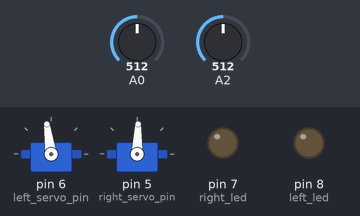
A sketch run on a simulated Arduino Uno, built with avr-gcc and run on an emulated ATmega328P. Parts: 2 × servo, output pins drawn as LEDs (lit = HIGH). The test bench sets the inputs (shaded band); at power-on: A0 = 512, A2 = 512.

Above: at 1.2 s.
1.3 s: A0 set to 441
2.8 s: A0 set to 424
At 3.9 s:
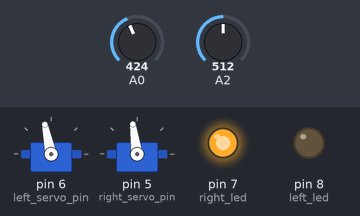
4.3 s: A0 set to 440
At 4.9 s:
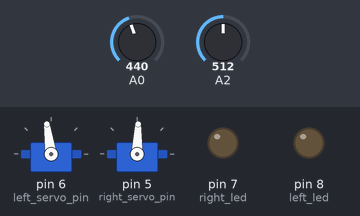
5.8 s: A2 set to 441
7.3 s: A2 set to 416
At 8.4 s:
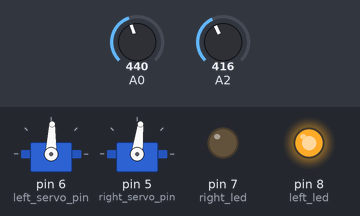
8.8 s: A2 set to 440
At 9.5 s:
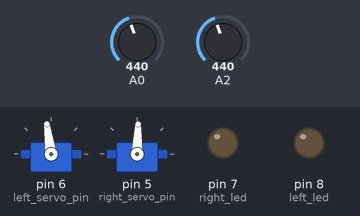
Timing chart, 0 to 11.3 s (numbered marks = the images above; inputs shaded):
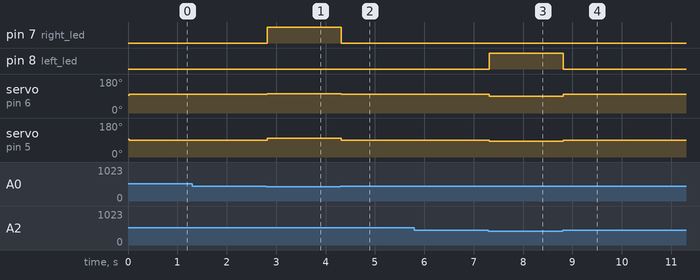

The sketch:

linefollow.ino
```cpp
#include <Servo.h>

/* Defines ------------------------------------------------------------------ */
#define right_servo_pin 5
#define left_servo_pin  6
#define right_led       7
#define left_led        8
#define left_qti        A0
#define middle_qti      A1
#define right_qti       A2
#define min_pulse       1300
#define max_pulse       1700
#define standstill      1500
#define qti_threshold   430 // kõrgem -> must(1), madalam -> valge(0)

/* Global variables ------------------------------------------ */
Servo g_left_wheel;
Servo g_right_wheel;

/* Private functions ------------------------------------------------- */
byte readQti (byte qti) {                               // Function to read current position on map
  digitalWrite(qti, HIGH);                              // Send an infrared signal
  delayMicroseconds(1000);                               // Wait for 1ms, very important!
  digitalWrite(qti, LOW);                               // Set the pin low again
  return ( analogRead(qti) > qti_threshold ? 1 : 0);    // Return the converted result: if analog value more then 100 return 1, else 0
}

void setWheels(int delay_left = 1500, int delay_right = 1500) {
  g_left_wheel.writeMicroseconds(delay_left);
  g_right_wheel.writeMicroseconds(delay_right);
  delay(20);
}

void setLed(byte value_left = LOW, byte value_right = LOW) {
  digitalWrite(right_led, value_right);
  digitalWrite(left_led, value_left);
}

/* Arduino functions ---------------------------------------------------------------- */
void setup() {
  /* Start serial monitor */
  Serial.begin(9600);

  /* Set LED pins to output mode */
  pinMode(right_led, OUTPUT);
  pinMode(left_led, OUTPUT);

  /* Attach servos to digital pins defined earlier */
  g_left_wheel.attach(left_servo_pin);
  g_right_wheel.attach(right_servo_pin);

  /* Initiate wheels to standstill */
  setWheels();
}

void loop() {
  /* Start reading QTI values and adjust wheels accordingly */
  // vasak joonel, parem joonel -> sõida edasi
  if (readQti(left_qti) && readQti(right_qti)){edasi();}
  // vasak joonel, parem paberil -> keera vasakule
  else if (readQti(left_qti) && !readQti(right_qti)){vasakule();}
  // vasak paberil, parem joonel -> keera paremale
  else if (!readQti(left_qti) && readQti(right_qti)){paremale();}
  // vasak paberil, parem paberil -> sõida edasi
  else{edasi();}
}

void edasi(){
  // sõidab edasi
  setLed(LOW, LOW); // ledid kustus
  setWheels(1550, 1450);
}
 void vasakule(){
  // keerab vasakule
  setLed(HIGH, LOW); // vasak led põleb, parem ei põle
  setWheels(1450, 1400);
}
 void paremale(){
  // keerab paremale
  setLed(LOW, HIGH); // vasak led kustus, parem põleb
  setWheels(1600, 1550);
}
```

Measured:
- the behaviour switches between 431 and 430 on A0 (found by bisection; images 0 and 1)
- the behaviour switches between 431 and 430 on A2 (found by bisection; images 2 and 3)
- after the input at 1.3 s, every drawn part: stays the same
- after the input at 2.8 s, pin 7 (right_led): LOW → HIGH at once; servo on pin 6 (left_servo_pin): 98° → 102° at once; servo on pin 5 (right_servo_pin): 88° → 98° at once
- after the input at 4.3 s, pin 7 (right_led): HIGH → LOW at once; servo on pin 6 (left_servo_pin): 102° → 98° at once; servo on pin 5 (right_servo_pin): 98° → 88° at once
- after the input at 5.8 s, every drawn part: stays the same
- after the input at 7.3 s, pin 8 (left_led): LOW → HIGH at once; servo on pin 6 (left_servo_pin): 98° → 88° at once; servo on pin 5 (right_servo_pin): 88° → 83° at once
- after the input at 8.8 s, pin 8 (left_led): HIGH → LOW at once; servo on pin 6 (left_servo_pin): 88° → 98° at once; servo on pin 5 (right_servo_pin): 83° → 88° at once
